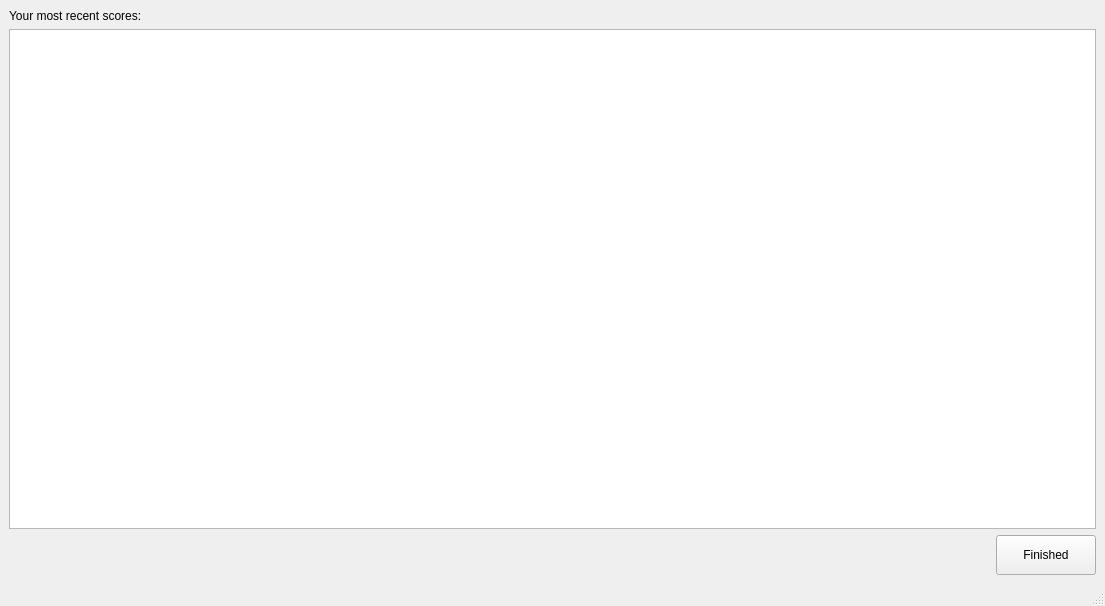
<?xml version="1.0" encoding="UTF-8"?>
<ui version="4.0">
 <class>scoreSheet</class>
 <widget class="QMainWindow" name="scoreSheet">
  <property name="geometry">
   <rect>
    <x>0</x>
    <y>0</y>
    <width>1105</width>
    <height>606</height>
   </rect>
  </property>
  <property name="windowTitle">
   <string>MainWindow</string>
  </property>
  <widget class="QWidget" name="centralwidget">
   <layout class="QGridLayout" name="gridLayout">
    <item row="2" column="1">
     <widget class="QPushButton" name="btnFinished">
      <property name="minimumSize">
       <size>
        <width>100</width>
        <height>40</height>
       </size>
      </property>
      <property name="text">
       <string>Finished</string>
      </property>
     </widget>
    </item>
    <item row="2" column="0">
     <spacer name="horizontalSpacer">
      <property name="orientation">
       <enum>Qt::Horizontal</enum>
      </property>
      <property name="sizeHint" stdset="0">
       <size>
        <width>40</width>
        <height>20</height>
       </size>
      </property>
     </spacer>
    </item>
    <item row="1" column="0" colspan="2">
     <widget class="QTextEdit" name="txtScores">
      <property name="readOnly">
       <bool>true</bool>
      </property>
     </widget>
    </item>
    <item row="0" column="0" colspan="2">
     <widget class="QLabel" name="lblRecent">
      <property name="text">
       <string>Your most recent scores:</string>
      </property>
     </widget>
    </item>
   </layout>
  </widget>
  <widget class="QMenuBar" name="menubar">
   <property name="geometry">
    <rect>
     <x>0</x>
     <y>0</y>
     <width>1105</width>
     <height>21</height>
    </rect>
   </property>
  </widget>
  <widget class="QStatusBar" name="statusbar"/>
 </widget>
 <resources/>
 <connections/>
</ui>
